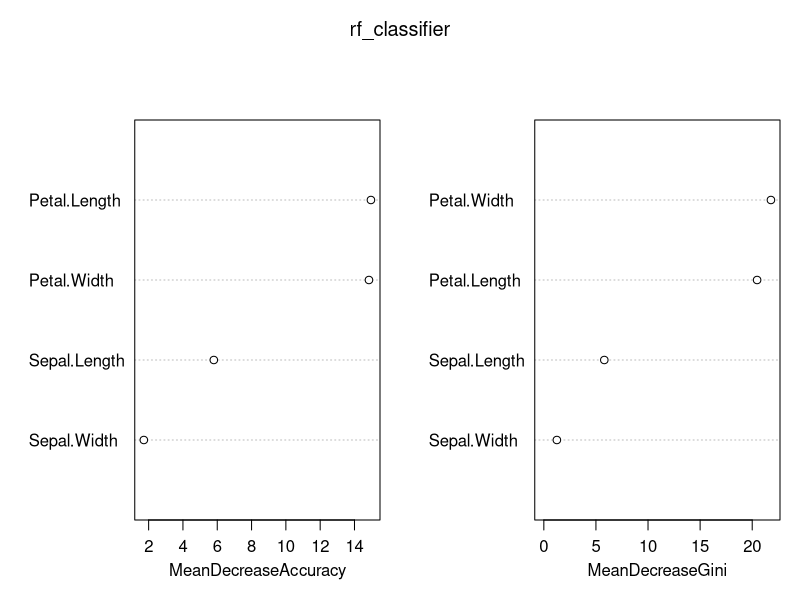
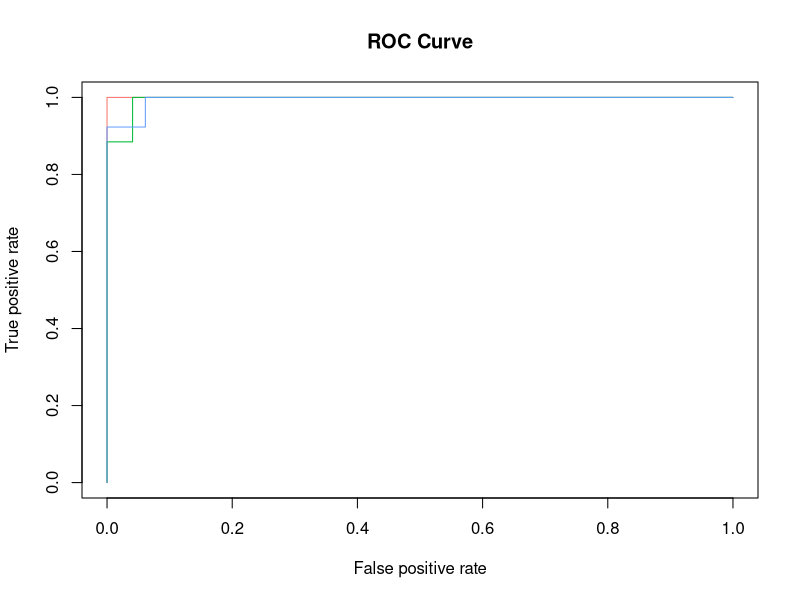

These figures' R source, in order:



# Set random seed to make results reproducible:
set.seed(17)
# Calculate the size of each of the data sets:
data_set_size <- floor(nrow(iris)/2)
# Generate a random sample of "data_set_size" indexes
indexes <- sample(1:nrow(iris), size = data_set_size)
# Assign the data to the correct sets
training <- iris[indexes,]
validation1 <- iris[-indexes,]

#import the package
library(randomForest)
# Perform training:
rf_classifier = randomForest(Species ~ ., data=training, ntree=100, mtry=2, importance=TRUE)
rf_classifier
varImpPlot(rf_classifier)

# Validation set assessment #1: looking at confusion matrix
prediction_for_table <- predict(rf_classifier,validation1[,-5])
table(observed=validation1[,5],predicted=prediction_for_table)




# Validation set assessment #2: ROC curves and AUC
# Needs to import ROCR package for ROC curve plotting:
library(ROCR)
# Calculate the probability of new observations belonging to each class
# prediction_for_roc_curve will be a matrix with dimensions data_set_size x number_of_classes
prediction_for_roc_curve <- predict(rf_classifier,validation1[,-5],type="prob")
# Use pretty colours:
pretty_colours <- c("#F8766D","#00BA38","#619CFF")
# Specify the different classes 
classes <- levels(validation1$Species)
# For each class
for (i in 1:3)
{
  # Define which observations belong to class[i]
  true_values <- ifelse(validation1[,5]==classes[i],1,0)
  # Assess the performance of classifier for class[i]
  pred <- prediction(prediction_for_roc_curve[,i],true_values)
  perf <- performance(pred, "tpr", "fpr")
  if (i==1)
  {
    plot(perf,main="ROC Curve",col=pretty_colours[i]) 
  }
  else
  {
    plot(perf,main="ROC Curve",col=pretty_colours[i],add=TRUE) 
  }
  # Calculate the AUC and print it to screen
  auc.perf <- performance(pred, measure = "auc")
  print(auc.perf@y.values)
}
